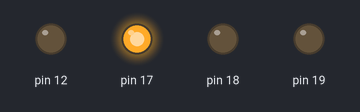
Bench run of a sketch on a simulated Arduino Uno, built with avr-gcc and run on an emulated ATmega328P. Parts: output pins drawn as LEDs (lit = HIGH). At 5.0 s the program stops and its outputs stay as they are.

Above: at 0.1 s.
At 5.1 s:
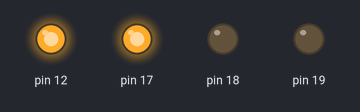
Timing chart, 0 to 6.5 s (numbered marks = the images above):
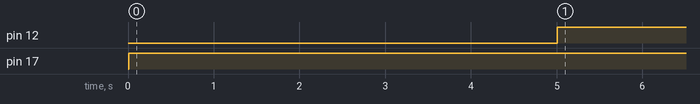

Measured:
- by itself, pin 12: LOW → HIGH at 5.0 s
- by itself, pin 17: LOW → HIGH at 0.01 s

The sketch:

CodeTask1.ino
```cpp
/*
|MOTOR  |MODE     | IN1   | IN2   | IN3   |  IN4  |
---------------------------------------------------
|MOTORA |FORWARD  |17{H}  |12{L}  |   x   |  x    |
|       |REVERSE  |17{L}  |12{H}  |   x   |  x    |
|       |BRAKE    |17{H}  |12{H}  |   x   |  x    |
|MOTORB |FORWARD  | x     | x     |18{H}  |19{L}  |
|       |REVERSE  | x     | x     |18{L}  |19{H}  |
|       |BRAKE    | x     | x     |18{H}  |19{H}  |
*/
void setup() {
  // put your setup code here, to run once:
  pinMode(17,OUTPUT);
  pinMode(12,OUTPUT);
  pinMode(18,OUTPUT);
  pinMode(19,OUTPUT);
  Serial.begin(115200);
  delay(10);
}

void loop() {
  // put your main code here, to run repeatedly:
  digitalWrite(17,HIGH);
  digitalWrite(12,LOW);
  //=== Write Your Code Here ===


  //============================
  delay(5000);
  digitalWrite(17,HIGH);
  digitalWrite(12,HIGH);
  while(1);
}
```
